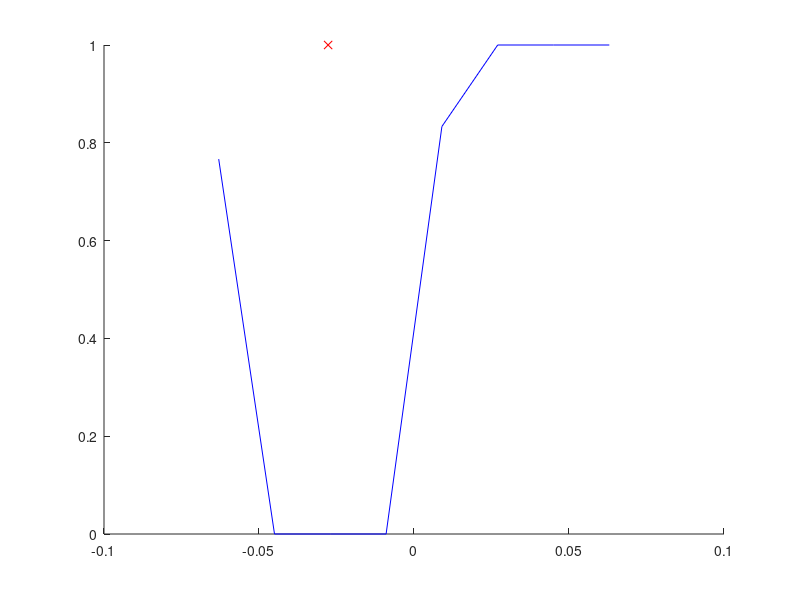

MATLAB code to generate this figure:
clear all; clc; close all;

Ii = [100 100 100 95 70 70 70 93];

Ii = (Ii-min(Ii))/(max(Ii)-min(Ii));

xi = 0.063:-0.018:-0.063;
%xi = 1:8

xc = sum(xi.*(1-Ii))/sum(1-Ii)

figure;
hold on;
plot(xi,Ii,'b-');
plot(xc,1,'rx');
hold off;